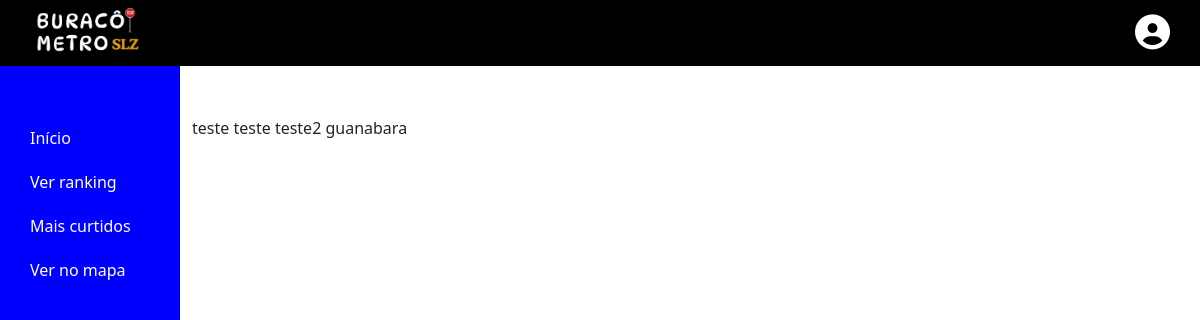
The page /principal/ranking (signed in) on the database its author committed.
### buracos/models.py (models this page shows, shortened)
class Buraco(models.Model):
    titulo = models.CharField(max_length=255)
    descricao = models.TextField()
    local = models.CharField(max_length=255)
    endereco = models.CharField(max_length=255)
    url_imagem = models.URLField()
    tamanho = models.SmallIntegerField(default=1)
    data_atual = models.DateTimeField(auto_now_add=True)
    created_at = models.DateTimeField(auto_now_add=True)  # Data e hora de criação (preenchido automaticamente)
    updated_at = models.DateTimeField(auto_now=True)  # Data e hora de última atualização (atualizado automaticamente)

### principal/views.py (the view)
# urls.py: path('/ranking', rankingView, name='rankingView'),
def rankingView(request):
    buracos = Buraco.objects.order_by('-tamanho')
    variaveis = {
        'buracos':buracos,
    }
    return render(request, 'principal/ranking.html', variaveis)

### principal/templates/principal/ranking.html (shortened to what this page needs)
{% extends 'principal/principal.html' %}
{% load static %}
{% block content %}
{% for buraco in buracos %}
       {{buraco.titulo}}
       {{buraco.descricao}}
{% endfor %}
{% endblock %}

### paginas/static/paginas/css/principal.css (style rules this page uses)
:root { --espacamanto-conteudo: 50px; }

### rows shown on the page
Buraco: titulo "teste", descricao "teste"
Buraco: titulo "teste2", descricao "guanabara"
